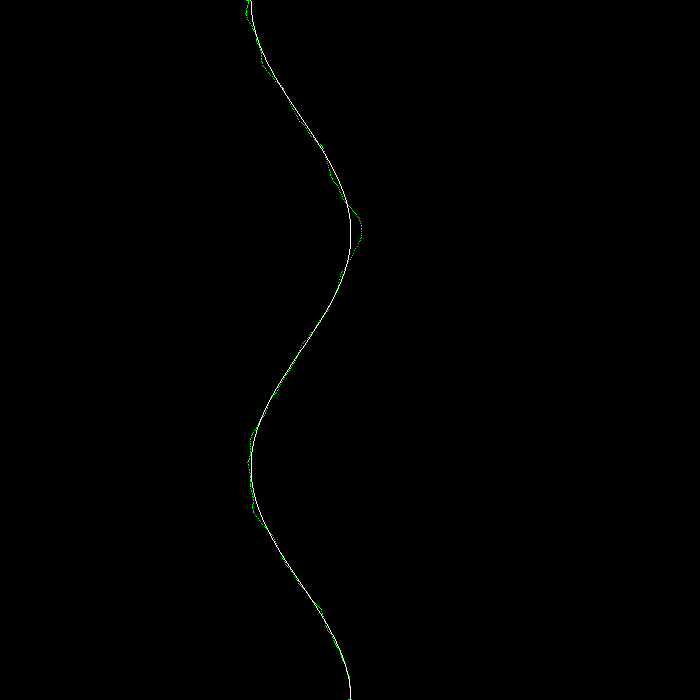
#> input picture Optimal Nonlinear Controller/actual_path.png, 700 x 700 px, found by its file name
$ python color.py
#> lines starting #> are read from the running program, lines starting #| are printed output that depends on the picture; after the words box and inside, x2 and y2 are one past the last pixel; in counts of white or black regions, pixels touching at a corner belong together
import numpy as np
import cv2 as cv

img = cv.imread("actual_path.png", cv.IMREAD_COLOR)
#> img is the input picture: shape (700, 700, 3); mean B, G, R 0.4, 0.6, 0.4

rows, cols, channels = img.shape
#> rows = 700; cols = 700; channels = 3

black = np.array([0, 0, 0], dtype = np.uint8)
white = np.array([255, 255, 255], dtype = np.uint8)
red = np.array([0, 0, 255], dtype = np.uint8)

for r in range(rows):
    for c in range(cols):
        color = img[r, c]
        if color[0] == 0 and color[1] == 0 and color[2] == 0:
            img[r, c] = white
        elif color[0] == 255 and color[1] == 255 and color[2] == 255:
            img[r, c] = black
        elif color[0] == 0 and color[1] == 255 and color[2] == 0:
            pass
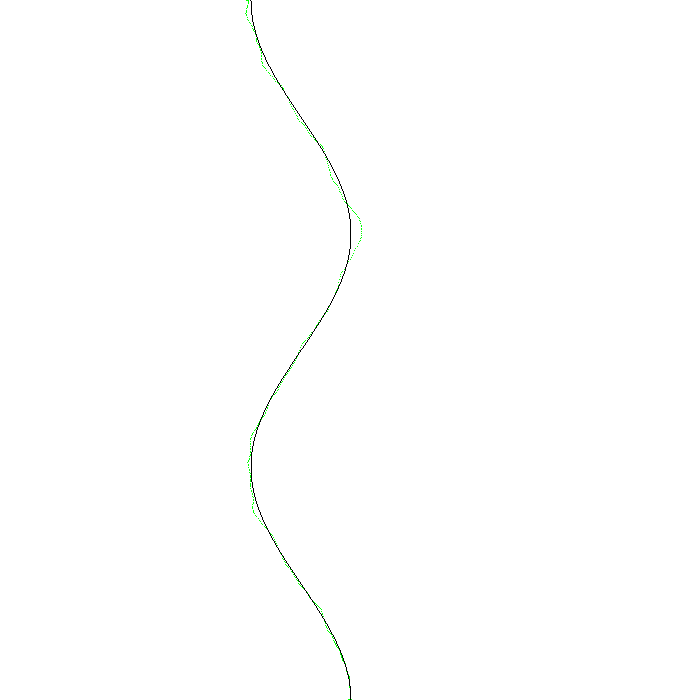
#> img: shape (700, 700, 3); mean B, G, R 254.4, 254.6, 254.4
            #cv.circle(img,(c, r), 5, (0, 0, 0), 1)

for r in range(rows):
    for c in range(cols):

        if (r%2 != 0) or (c%2 != 0):
            continue

        color = img[r, c]
        if color[0] == 0 and color[1] == 255 and color[2] == 0:
            cv.circle(img,(c, r), 3, (0, 0, 0), 1)
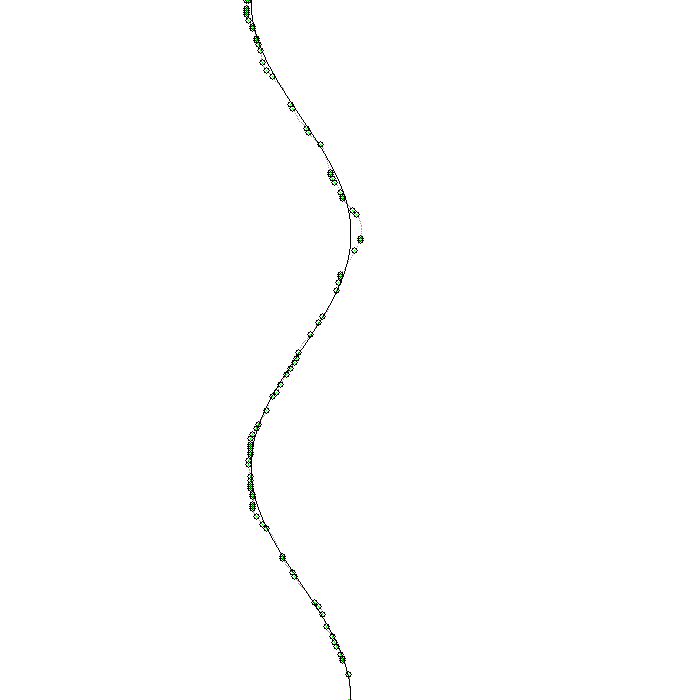
#> img: shape (700, 700, 3); 0.23% of pixels changed, all inside (x1, y1, x2, y2) = (243, 0, 364, 677)

cv.imwrite("path.png", img)
